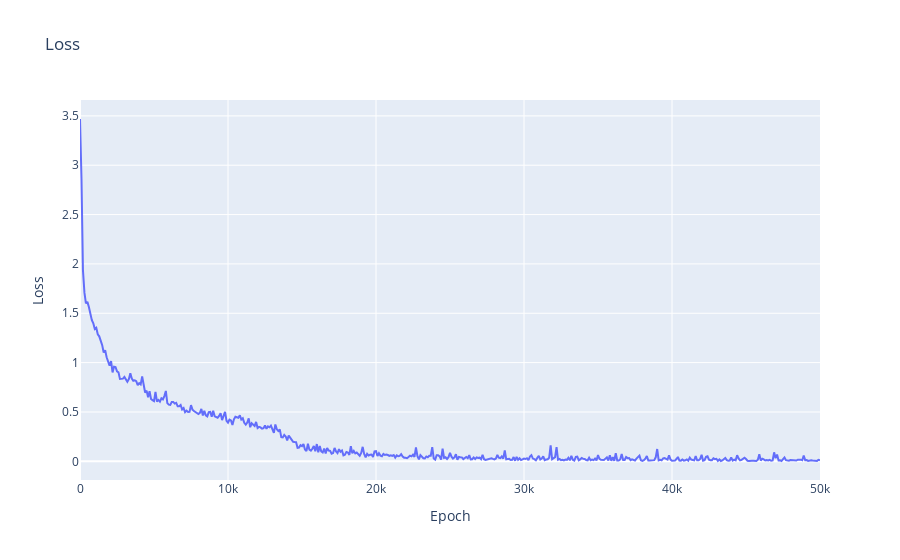
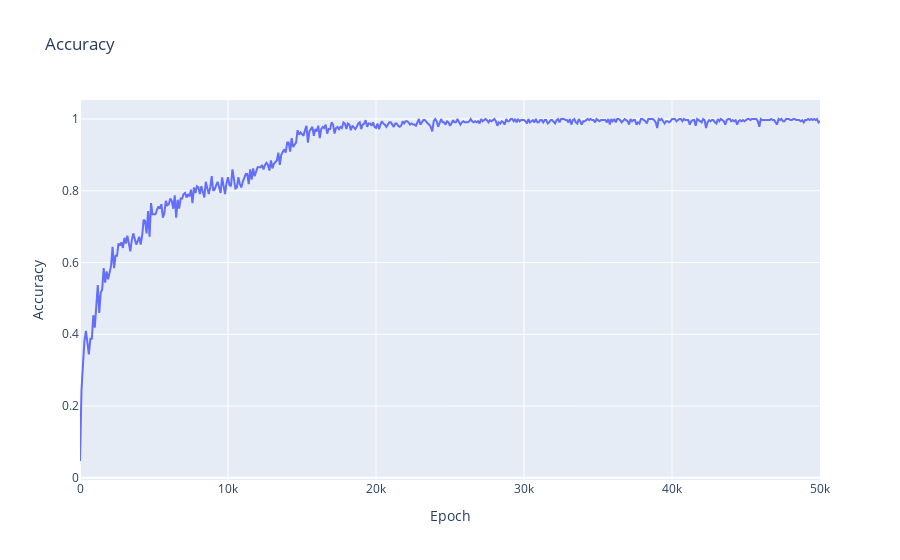

Notebook code cell kept with these figures, in order:
### Code cell
losses = []
accuracies = []
epochs = []
for epoch in tqdm.tqdm(range(num_epochs)):
    tokens = next(data_gen).to(device)
    logits = sorting_model(tokens, return_type='logits')
    loss = sorting_loss(logits, tokens)
    loss.backward()
    sorting_optimizer.step()
    sorting_optimizer.zero_grad()
    if epoch%100 == 0:
        accuracy = sorting_acc(logits, tokens)
        print(f"Epoch: {epoch}. Loss: {loss:.4f}. Accuracy: {accuracy:.2%}")
        losses.append(loss.detach().cpu().numpy())
        accuracies.append(accuracy.detach().cpu().numpy())
        epochs.append(epoch)
px.line(x=epochs, y=losses, title="Loss", labels={'x':'Epoch', 'y':'Loss'}).show()
px.line(x=epochs, y=accuracies, title="Accuracy", labels={'x':'Epoch', 'y':'Accuracy'}).show()

### Figure 1 — Plotly figure (JSON) as saved in the notebook; plotly's stock layout.template omitted (floating-point values rounded to 4 significant figures; data arrays with more than 128 entries replaced by an {"elided": "..."} marker saying what was removed)
{"data": [{"hovertemplate": "Epoch=%{x}<br>Loss=%{y}<extra></extra>", "legendgroup": "", "line": {"color": "#636efa", "dash": "solid"}, "marker": {"symbol": "circle"}, "mode": "lines", "name": "", "orientation": "h", "showlegend": false, "type": "scatter", "x": {"elided": "501 int values"}, "xaxis": "x", "y": {"elided": "501 float values"}, "yaxis": "y"}], "layout": {"legend": {"tracegroupgap": 0}, "title": {"text": "Loss"}, "xaxis": {"anchor": "y", "domain": [0, 1], "title": {"text": "Epoch"}}, "yaxis": {"anchor": "x", "domain": [0, 1], "title": {"text": "Loss"}}}}

### Figure 2 — Plotly figure (JSON) as saved in the notebook; plotly's stock layout.template omitted (floating-point values rounded to 4 significant figures; data arrays with more than 128 entries replaced by an {"elided": "..."} marker saying what was removed)
{"data": [{"hovertemplate": "Epoch=%{x}<br>Accuracy=%{y}<extra></extra>", "legendgroup": "", "line": {"color": "#636efa", "dash": "solid"}, "marker": {"symbol": "circle"}, "mode": "lines", "name": "", "orientation": "h", "showlegend": false, "type": "scatter", "x": {"elided": "501 int values"}, "xaxis": "x", "y": {"elided": "501 float values"}, "yaxis": "y"}], "layout": {"legend": {"tracegroupgap": 0}, "title": {"text": "Accuracy"}, "xaxis": {"anchor": "y", "domain": [0, 1], "title": {"text": "Epoch"}}, "yaxis": {"anchor": "x", "domain": [0, 1], "title": {"text": "Accuracy"}}}}
